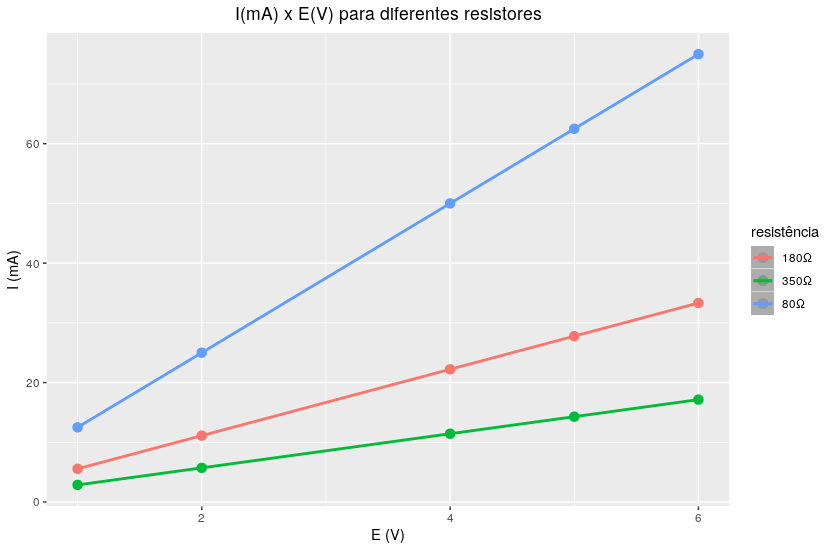

The R source for this figure:
library(ggplot2)

x_axis <- c(1, 2, 4, 5, 6)
y_180 <- c(5.556, 11.11, 22.22, 27.77, 33.33)
y_80 <- c(12.5, 25, 50, 62.5, 75)
y_350 <- c(2.857, 5.714, 11.428, 14.286, 17.143)

dd <- data.frame(x_axis, y_180, y_80, y_350)
g <- ggplot(dd, aes(x_axis, col = resistência )) +
  geom_point(aes(y = y_180, col = "180Ω"), size = 3) +
  geom_point(aes(y = y_80, col = "80Ω"), size = 3) +
  geom_point(aes(y = y_350, col = "350Ω"), size = 3) +
  stat_smooth(method = "lm", aes(y = y_180, col = "180Ω")) +
  stat_smooth(method = "lm", aes(y = y_80, col = "80Ω")) +
  stat_smooth(method = "lm", aes(y = y_350, col = "350Ω")) +
  labs(title = "I(mA) x E(V) para diferentes resistores", y = "I (mA)", x = "E (V)") +
  theme(plot.title = element_text(hjust = 0.5))

plot(g)
